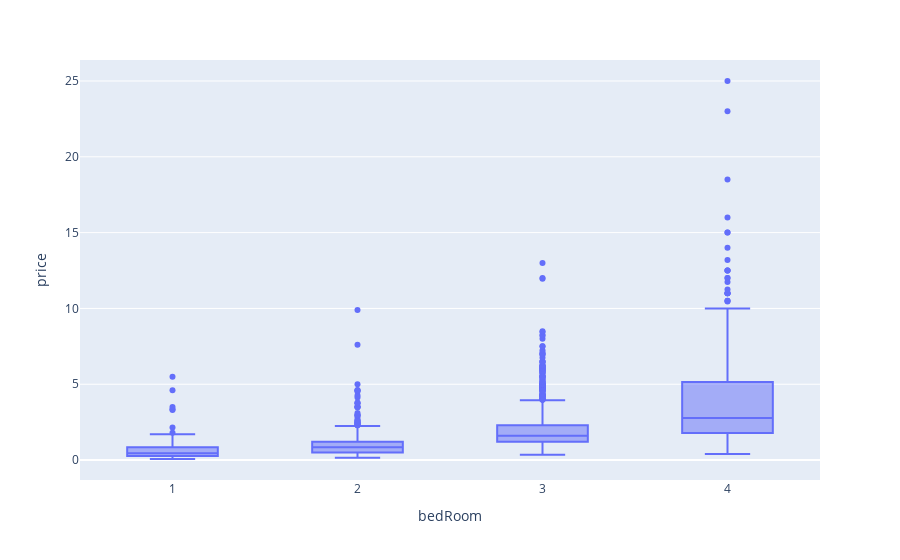

Here is the notebook cell this chart was saved with:
### Markdown cell above
# Boxplot: Comparing price ranges of different BHK values

### Code cell
temp_df = data[data["bedRoom"] <=4]
px.box(data_frame=temp_df, x="bedRoom", y="price")

### Figure 1 — Plotly figure (JSON) as saved in the notebook; plotly's stock layout.template omitted (floating-point values rounded to 4 significant figures; data arrays with more than 128 entries replaced by an {"elided": "..."} marker saying what was removed)
{"data": [{"alignmentgroup": "True", "hovertemplate": "bedRoom=%{x}<br>price=%{y}<extra></extra>", "legendgroup": "", "marker": {"color": "#636efa"}, "name": "", "notched": false, "offsetgroup": "", "orientation": "v", "showlegend": false, "type": "box", "x": {"elided": "3255 int values"}, "x0": " ", "xaxis": "x", "y": {"elided": "3255 float values"}, "y0": " ", "yaxis": "y"}], "layout": {"autosize": true, "boxmode": "group", "legend": {"tracegroupgap": 0}, "margin": {"t": 60}, "xaxis": {"anchor": "y", "autorange": true, "domain": [0, 1], "range": [0.5, 4.5], "title": {"text": "bedRoom"}, "type": "linear"}, "yaxis": {"anchor": "x", "autorange": true, "domain": [0, 1], "range": [-1.315, 26.39], "title": {"text": "price"}, "type": "linear"}}}
